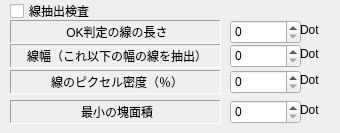
     <widget class="QWidget" name="tab_15">
      <attribute name="title">
       <string>線抽出</string>
      </attribute>
      <widget class="QLabel" name="label_121">
       <property name="geometry">
        <rect>
         <x>300</x>
         <y>70</y>
         <width>31</width>
         <height>20</height>
        </rect>
       </property>
       <property name="text">
        <string>Dot</string>
       </property>
      </widget>
      <widget class="QSpinBox" name="EditLineMaxWidth">
       <property name="geometry">
        <rect>
         <x>230</x>
         <y>44</y>
         <width>71</width>
         <height>24</height>
        </rect>
       </property>
      </widget>
      <widget class="QSpinBox" name="EditLineMinDensityPercent">
       <property name="geometry">
        <rect>
         <x>230</x>
         <y>70</y>
         <width>71</width>
         <height>24</height>
        </rect>
       </property>
      </widget>
      <widget class="QCheckBox" name="checkBoxLineMode">
       <property name="geometry">
        <rect>
         <x>10</x>
         <y>0</y>
         <width>231</width>
         <height>22</height>
        </rect>
       </property>
       <property name="text">
        <string>線抽出検査</string>
       </property>
      </widget>
      <widget class="QLabel" name="label_119">
       <property name="geometry">
        <rect>
         <x>10</x>
         <y>44</y>
         <width>211</width>
         <height>24</height>
        </rect>
       </property>
       <property name="frameShape">
        <enum>QFrame::Panel</enum>
       </property>
       <property name="frameShadow">
        <enum>QFrame::Sunken</enum>
       </property>
       <property name="text">
        <string>線幅（これ以下の幅の線を抽出）</string>
       </property>
       <property name="alignment">
        <set>Qt::AlignCenter|Qt::AlignHCenter|Qt::AlignLeading|Qt::AlignLeft|Qt::AlignVCenter</set>
       </property>
      </widget>
      <widget class="QLabel" name="label_28">
       <property name="geometry">
        <rect>
         <x>10</x>
         <y>70</y>
         <width>211</width>
         <height>24</height>
        </rect>
       </property>
       <property name="frameShape">
        <enum>QFrame::Panel</enum>
       </property>
       <property name="frameShadow">
        <enum>QFrame::Sunken</enum>
       </property>
       <property name="text">
        <string>線のピクセル密度（％）</string>
       </property>
       <property name="alignment">
        <set>Qt::AlignCenter|Qt::AlignHCenter|Qt::AlignLeading|Qt::AlignLeft|Qt::AlignVCenter</set>
       </property>
      </widget>
      <widget class="QLabel" name="label_122">
       <property name="geometry">
        <rect>
         <x>10</x>
         <y>20</y>
         <width>211</width>
         <height>24</height>
        </rect>
       </property>
       <property name="frameShape">
        <enum>QFrame::Panel</enum>
       </property>
       <property name="frameShadow">
        <enum>QFrame::Sunken</enum>
       </property>
       <property name="text">
        <string>OK判定の線の長さ</string>
       </property>
       <property name="alignment">
        <set>Qt::AlignCenter|Qt::AlignHCenter|Qt::AlignLeading|Qt::AlignLeft|Qt::AlignVCenter</set>
       </property>
      </widget>
      <widget class="QSpinBox" name="EditLineOKMinLength">
       <property name="geometry">
        <rect>
         <x>230</x>
         <y>20</y>
         <width>71</width>
         <height>24</height>
        </rect>
       </property>
      </widget>
      <widget class="QLabel" name="label_126">
       <property name="geometry">
        <rect>
         <x>300</x>
         <y>20</y>
         <width>21</width>
         <height>20</height>
        </rect>
       </property>
       <property name="text">
        <string>Dot</string>
       </property>
      </widget>
      <widget class="QLabel" name="label_120">
       <property name="geometry">
        <rect>
         <x>300</x>
         <y>44</y>
         <width>21</width>
         <height>20</height>
        </rect>
       </property>
       <property name="text">
        <string>Dot</string>
       </property>
      </widget>
      <widget class="QLabel" name="label_127">
       <property name="geometry">
        <rect>
         <x>300</x>
         <y>100</y>
         <width>31</width>
         <height>20</height>
        </rect>
       </property>
       <property name="text">
        <string>Dot</string>
       </property>
      </widget>
      <widget class="QLabel" name="label_128">
       <property name="geometry">
        <rect>
         <x>10</x>
         <y>100</y>
         <width>211</width>
         <height>24</height>
        </rect>
       </property>
       <property name="frameShape">
        <enum>QFrame::Panel</enum>
       </property>
       <property name="frameShadow">
        <enum>QFrame::Sunken</enum>
       </property>
       <property name="text">
        <string>最小の塊面積</string>
       </property>
       <property name="alignment">
        <set>Qt::AlignCenter|Qt::AlignHCenter|Qt::AlignLeading|Qt::AlignLeft|Qt::AlignVCenter</set>
       </property>
      </widget>
      <widget class="QSpinBox" name="EditLineMinCluster">
       <property name="geometry">
        <rect>
         <x>230</x>
         <y>100</y>
         <width>71</width>
         <height>24</height>
        </rect>
       </property>
       <property name="maximum">
        <number>10000</number>
       </property>
      </widget>
     </widget>
